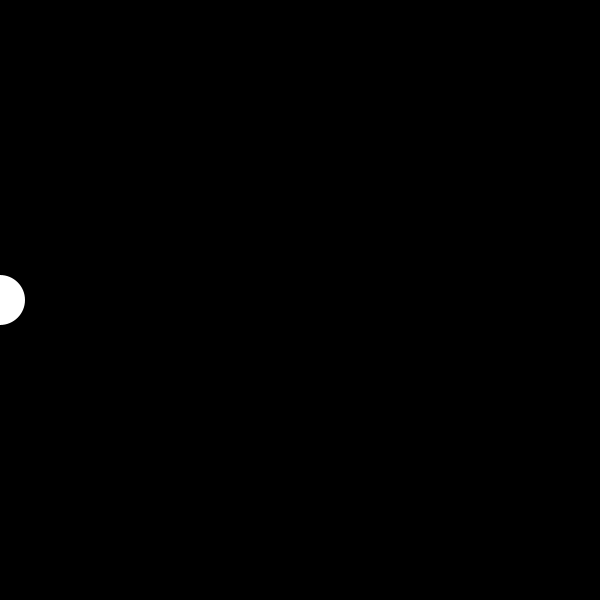
Frame 1 (no input)
Frame 60 (the mouse pressed at the canvas centre just before this capture): identical to frame 1, image omitted
Frame 120 (the mouse held since frame 60 and released just before this capture): blank canvas, image omitted

The Processing sketch that drew this single still picture (run headless with seeded random() and noise(); from frame 60 on, the mouse is pressed at the canvas centre):

// Processing sketch: showcase_inverted_nob
// ── showcase_inverted_nob.pde
void setup() {
  size(600, 600);
}

void draw() {
  float col = map(mouseX, 0, 600, 0, 255);
  float col2 = map(mouseX, 0, 600, 255, 0);
  background(col);

  noStroke();
  circle(mouseX, 300, 50);
  fill(col2);
}
